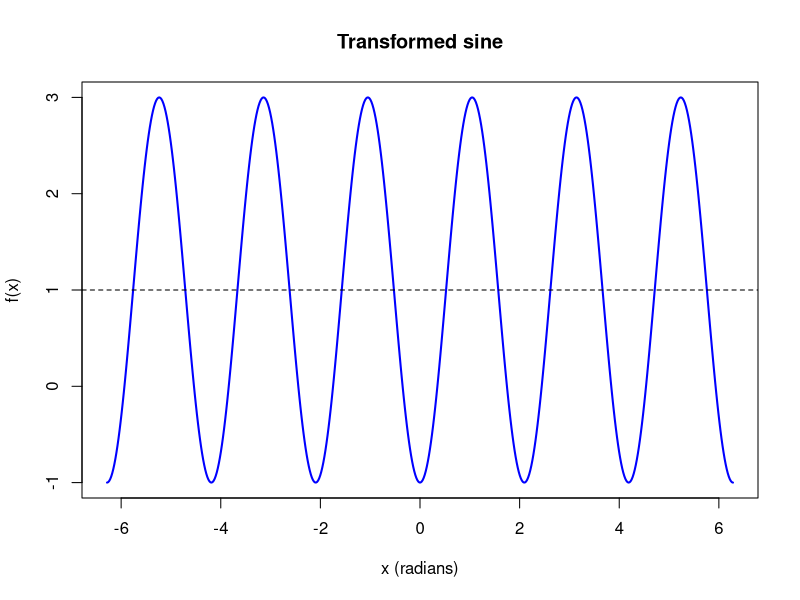
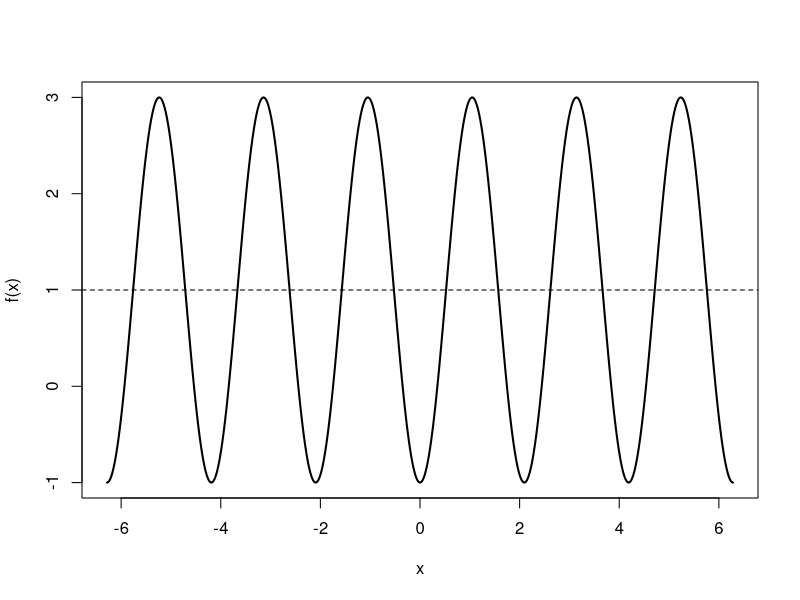
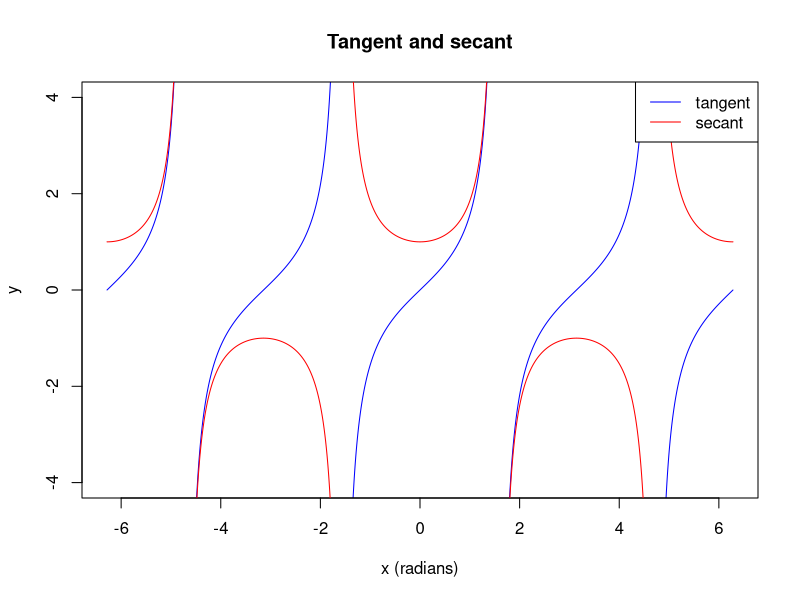
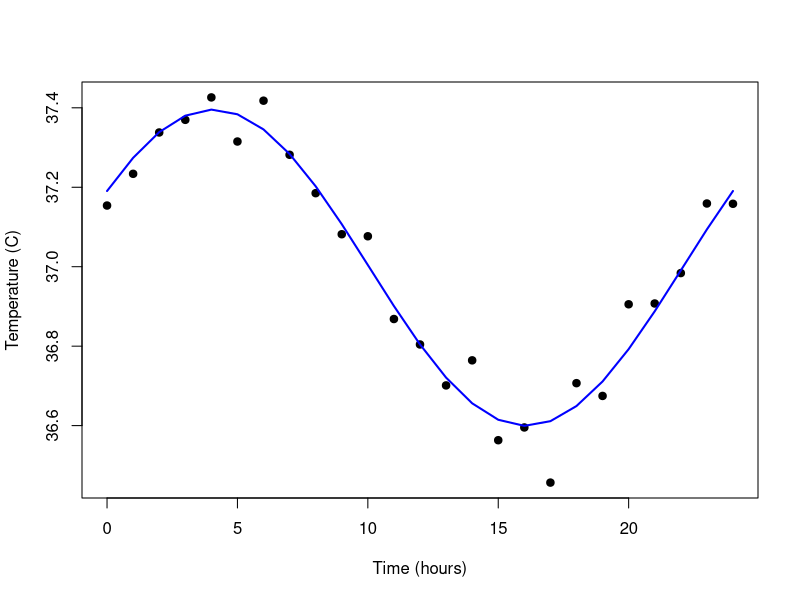

These figures' R source, in order:
# Laboratory A: Sine and cosine transformations
x <- seq(-2*pi, 2*pi, length.out=600)
f <- 2*sin(3*(x-pi/6))+1
plot(x, f, type="l", col="blue", lwd=2,
     xlab="x (radians)", ylab="f(x)", main="Transformed sine")
abline(h=1, lty=2)
cat("Amplitude:", 2, "Period:", 2*pi/3, "Midline:", 1, "\n")
# Five key points, one cycle
key_x <- pi/6 + (0:4)*(2*pi/3)/4
key_y <- 2*sin(3*(key_x-pi/6))+1
print(data.frame(x=key_x, y=key_y))
# Save a portable image
png("chapter09_transformation_R.png")
plot(x, f, type="l", lwd=2, xlab="x", ylab="f(x)")
abline(h=1,lty=2)
dev.off()

# Laboratory B: tangent and reciprocal graphs
x <- seq(-2*pi,2*pi,length.out=3000)
tan_y <- tan(x)
sec_y <- 1/cos(x)
tan_y[abs(cos(x)) < 0.035] <- NA
sec_y[abs(cos(x)) < 0.035] <- NA
png("chapter09_reciprocal_R.png")
plot(x,tan_y,type="l",ylim=c(-4,4),col="blue",
     xlab="x (radians)",ylab="y",main="Tangent and secant")
lines(x,sec_y,col="red")
legend("topright",c("tangent","secant"),col=c("blue","red"),lty=1)
dev.off()
cat("Tangent asymptotes: pi/2 + k*pi\n")
# Excluded points are not zero values
print(c(tan(pi/4), 1/cos(pi/3)))

# Laboratory C: fit a sinusoidal model
set.seed(9)
t <- seq(0,24,by=1)
observed <- 37 + 0.4*cos(2*pi*(t-4)/24) + rnorm(length(t),0,0.06)
fit <- lm(observed ~ cos(2*pi*t/24) + sin(2*pi*t/24))
pred <- predict(fit)
residual <- observed - pred
print(summary(fit))
cat("RMSE:",sqrt(mean(residual^2)),"\n")
png("chapter09_model_R.png")
plot(t,observed,pch=19,xlab="Time (hours)",ylab="Temperature (C)")
lines(t,pred,col="blue",lwd=2)
dev.off()
